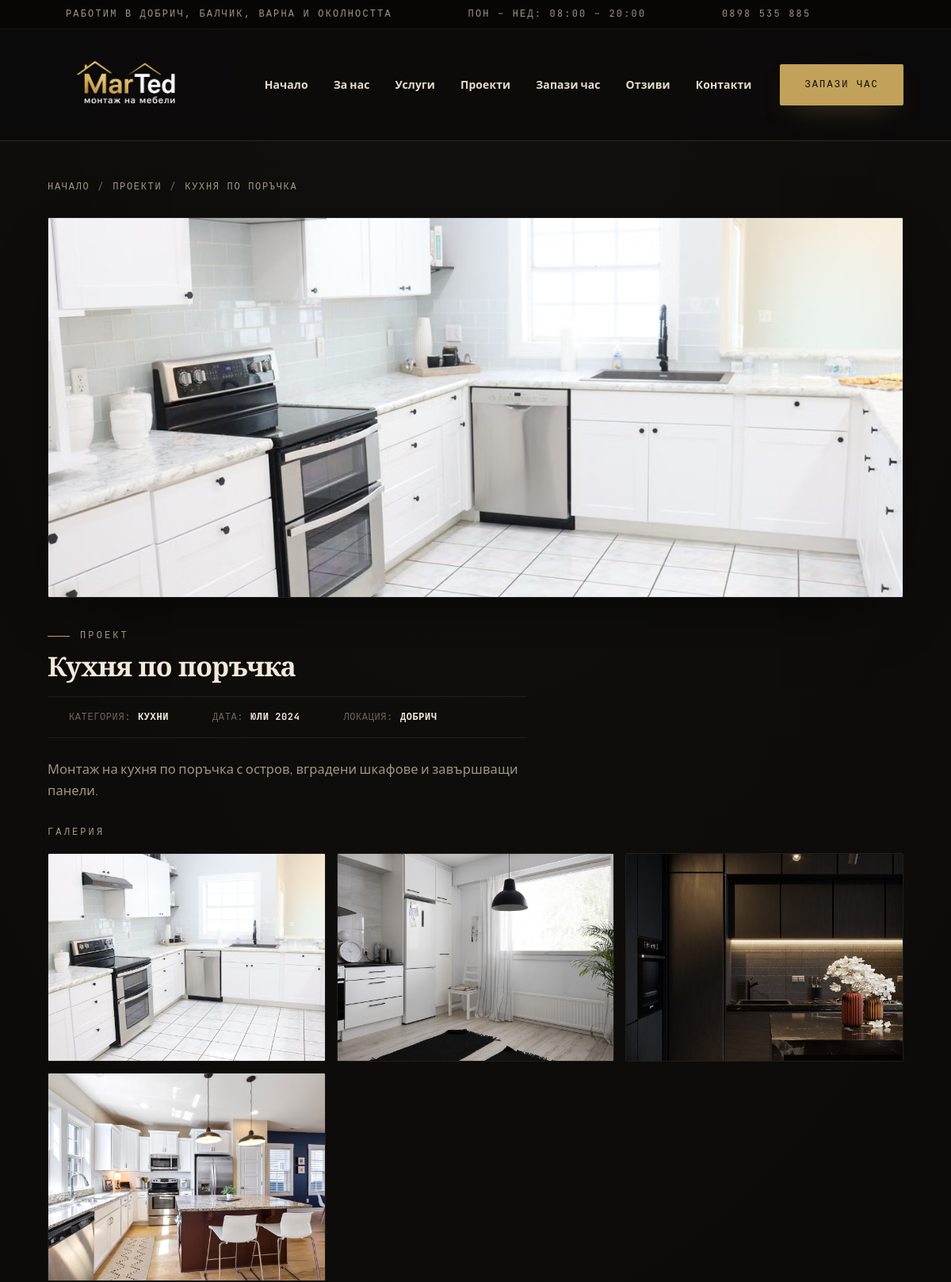
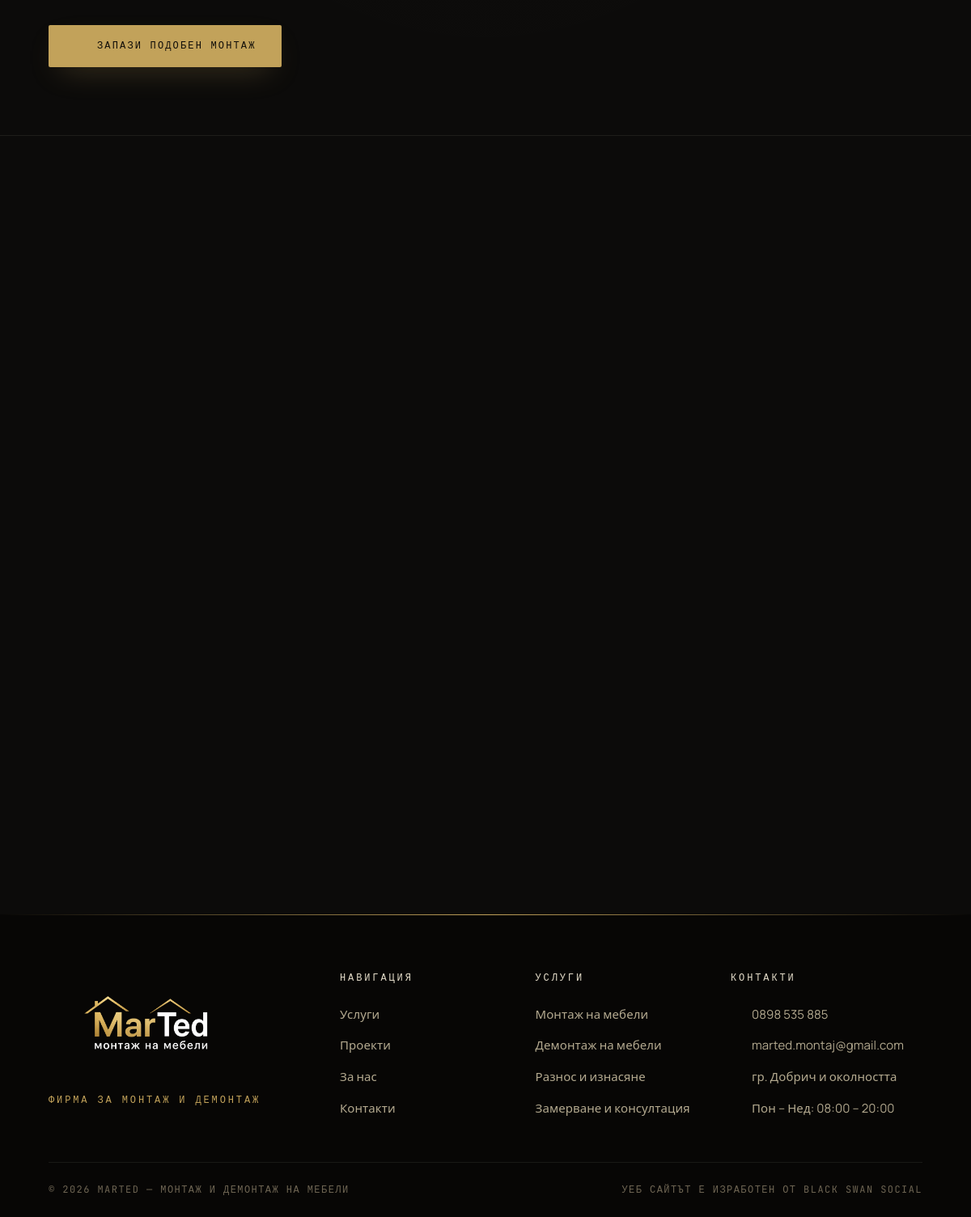
Screenshot of /proekti/kuhnya-po-porachka with the database file from the repository (2 pictures, top to bottom).
### tables this page shows
CREATE TABLE IF NOT EXISTS projects (
  id INT AUTO_INCREMENT PRIMARY KEY, slug VARCHAR(160) UNIQUE, title VARCHAR(255), category VARCHAR(120),
  pdate VARCHAR(120), location VARCHAR(255), description TEXT, cover VARCHAR(500), gallery TEXT,
  created_at TIMESTAMP DEFAULT CURRENT_TIMESTAMP
);

### inc/db.php (called while the page is built, shortened)
<?php
function config() { static $c; if ($c === null) $c = require __DIR__ . '/config.php'; return $c; }
function db() {
    static $pdo = null;
    if ($pdo !== null) return $pdo;
    $cfg = config()['db'];
    if ($cfg['driver'] === 'sqlite') {
        $path = $cfg['sqlite_path'];
        $dir = dirname($path);
        if (!is_dir($dir)) @mkdir($dir, 0775, true);
        $pdo = new PDO('sqlite:' . $path);
        $pdo->exec('PRAGMA journal_mode=WAL; PRAGMA foreign_keys=ON;');
    } else {
        $m = $cfg['mysql'];
        $dsn = "mysql:host={$m['host']};dbname={$m['name']};charset={$m['charset']}";
        $pdo = new PDO($dsn, $m['user'], $m['pass'], [
            PDO::ATTR_ERRMODE => PDO::ERRMODE_EXCEPTION,
            PDO::ATTR_DEFAULT_FETCH_MODE => PDO::FETCH_ASSOC,
        ]);
        return $pdo;
    }
    $pdo->setAttribute(PDO::ATTR_ERRMODE, PDO::ERRMODE_EXCEPTION);
    $pdo->setAttribute(PDO::ATTR_DEFAULT_FETCH_MODE, PDO::FETCH_ASSOC);
    return $pdo;
}

### inc/functions.php (called while the page is built, shortened)
<?php
require_once __DIR__ . '/db.php';
function e($s) { return htmlspecialchars((string)$s, ENT_QUOTES, 'UTF-8'); }
function project_by_slug($slug) {
    $st = db()->prepare("SELECT * FROM projects WHERE slug=?");
    $st->execute([$slug]);
    $p = $st->fetch();
    if ($p) $p['gallery'] = json_decode($p['gallery'] ?: '[]', true) ?: [];
    return $p ?: null;
}

### proekt.php (the view, shortened to what this page needs)
<?php
require_once __DIR__ . '/inc/functions.php';
require_once __DIR__ . '/inc/icons.php';
$slug = $_GET['slug'] ?? '';
$p = project_by_slug($slug);
require __DIR__ . '/inc/header.php';
?>
<section class="section projectDetailPage">
  <div class="container">
    <nav class="breadcrumb" aria-label="Навигация">
      <a href="/">Начало</a><span class="sep">/</span><a href="/proekti">Проекти</a><span class="sep">/</span><span><?= e($p['title']) ?></span>
    </nav>
    <img class="projectCover" src="<?= e($p['cover']) ?>" alt="<?= e($p['title']) ?>">
    <div class="projectIntro">
      <span class="eyebrow eyebrow-line">Проект</span>
      <h1 class="projectTitle"><?= e($p['title']) ?></h1>
      <ul class="projectFacts">
        <li><?= icon('box') ?><span>Категория:</span><b><?= e($p['category']) ?></b></li>
        <li><?= icon('calendar') ?><span>Дата:</span><b><?= e($p['pdate']) ?></b></li>
        <li><?= icon('pin') ?><span>Локация:</span><b><?= e($p['location']) ?></b></li>
      </ul>
      <p class="projectDesc"><?= e($p['description']) ?></p>
    </div>
    <span class="eyebrow eyebrow-line galleryLabel">Галерия</span>
    <div class="projectGallery">
      <?php foreach ($p['gallery'] as $i=>$img): ?>
      <img src="<?= e($img) ?>" alt="<?= e($p['title']) ?> — изглед <?= $i+1 ?>">
      <?php endforeach; ?>
    </div>
    <div class="projectCta">
      <a href="/zapazi" class="btn btn-primary"><?= icon('calendar') ?> Запази подобен монтаж</a>
    </div>
  </div>
</section>
<?php include __DIR__ . '/inc/booking-section.php'; ?>
<?php require __DIR__ . '/inc/footer.php'; ?>

### assets/css/style.css (style rules this page uses)
:root { --font-serif:'Spectral', Georgia, serif;--font-sans:'Manrope', system-ui, sans-serif;--font-mono:'JetBrains Mono', monospace; --bg:#0c0b0a; --bg-2:#100e0c; --bg-3:#15130f; --bg-4:#1b1813; --ink:#f2ead9; --ink-2:#e4dcc9; --muted:#9f9580; --muted-2:#6e6553; --line:rgba(194,162,90,.20); --line-soft:rgba(242,234,217,.08); --line-strong:rgba(194,162,90,.40); --accent:#c2a25a; --accent-2:#d8bd7e; --accent-3:#a07f3a; --accent-soft:rgba(194,162,90,.10); --night:#070605; --container:1240px; --gutter:clamp(20px,5vw,64px); --radius:2px; --shadow:0 30px 80px -36px rgba(0,0,0,.85); --shadow-soft:0 18px 50px -30px rgba(0,0,0,.75); --shadow-gold:0 14px 38px -16px rgba(194,162,90,.40); }
* { box-sizing:border-box }
html { scroll-behavior:smooth;-webkit-text-size-adjust:100% }
body { margin:0;color:var(--ink);background:var(--bg) radial-gradient(150% 130% at 50% -12%,rgba(255,255,255,.024),transparent 55%);font-family:var(--font-sans);font-size:16px;line-height:1.65;letter-spacing:.005em;-webkit-font-smoothing:antialiased;text-rendering:optimizeLegibility;overflow-x:hidden }
img { display:block;max-width:100% }
a { color:inherit;text-decoration:none }
.container { width:min(var(--container),100% - var(--gutter) * 2);margin-inline:auto }
.eyebrow,.kicker { font-family:var(--font-mono);font-size:12px;font-weight:500;letter-spacing:.26em;text-transform:uppercase;color:var(--muted) }
h1,h2,h3,h4 { font-family:var(--font-serif);font-weight:600;letter-spacing:-.02em;line-height:1.05;margin:0;color:var(--ink) }
.btn { display:inline-flex;align-items:center;gap:12px;min-height:52px;padding:0 30px;border:1px solid transparent;border-radius:var(--radius);font-family:var(--font-mono);font-size:12px;font-weight:500;letter-spacing:.18em;text-transform:uppercase;cursor:pointer;transition:transform .28s ease,background .28s ease,color .28s ease,border-color .28s ease,box-shadow .28s ease }
.btn-primary { background:var(--accent);color:#100d08;box-shadow:var(--shadow-gold) }
.section { padding:clamp(56px,7vw,96px) 0;position:relative }
.eyebrow-line { display:inline-flex;align-items:center;gap:13px }
.eyebrow-line::before { content:'';width:28px;height:1px;background:var(--accent) }
.breadcrumb { font-family:var(--font-mono);font-size:12px;letter-spacing:.14em;text-transform:uppercase;color:var(--muted);display:flex;gap:10px;align-items:center;margin-bottom:28px }
.breadcrumb .sep { color:var(--muted-2) }
.projectGallery { display:grid;grid-template-columns:repeat(3,1fr);gap:14px;margin-top:14px }
.projectGallery img { width:100%;aspect-ratio:4/3;object-fit:cover;border-radius:var(--radius);border:1px solid var(--line-soft);transition:transform .4s ease }
.projectFacts { list-style:none;display:flex;flex-wrap:wrap;gap:10px 28px;margin:0 0 26px;padding:16px 0;border-block:1px solid var(--line-soft) }
.projectFacts li { display:inline-flex;align-items:center;gap:9px;font-family:var(--font-mono);font-size:12px;letter-spacing:.05em;text-transform:uppercase;color:var(--muted) }
.projectFacts li span { color:var(--muted-2) }
.projectFacts li b { color:var(--ink);font-weight:700 }
.galleryLabel { display:block;margin:6px 0 16px }
.projectCta { margin-top:32px }
.projectDetailPage { padding-top:clamp(36px,4vw,56px) }
.projectCover { width:100%;height:clamp(260px,40vw,500px);object-fit:cover;border-radius:var(--radius);border:1px solid var(--line-soft);box-shadow:var(--shadow);margin-bottom:30px }
.projectIntro { max-width:62ch;margin-bottom:30px }
.projectTitle { font-size:clamp(26px,3.2vw,34px);line-height:1.1;margin:10px 0 18px;letter-spacing:-.02em }
.projectDesc { color:var(--muted);font-size:16.5px;line-height:1.6;max-width:60ch;margin:18px 0 0 }

### rows the page displays
projects: title "КУХНЯ ПО ПОРЪЧКА", cover (picture), title "Кухня по поръчка", category "КУХНИ", pdate "ЮЛИ 2024", location "ДОБРИЧ", description "Монтаж на кухня по поръчка с остров, вградени шкафове и завършващи панели."

### other values shown
$s['region'] "РАБОТИМ В ДОБРИЧ, БАЛЧИК, ВАРНА И ОКОЛНОСТТА"
$s['hours'] "ПОН – НЕД: 08:00 – 20:00"
$s['phone'] "0898 535 885"
$item['label'] "Начало"
$item['label'] "За нас"
$item['label'] "Услуги"
$item['label'] "Проекти"
$item['label'] "Запази час"
$item['label'] "Отзиви"
$item['label'] "Контакти"
$s['tagline'] "ФИРМА ЗА МОНТАЖ И ДЕМОНТАЖ"
$s['email'] "marted.montaj@gmail.com"
$s['location'] "гр. Добрич и околността"
$s['hours'] "Пон – Нед: 08:00 – 20:00"
$s['name'] "MARTED"
